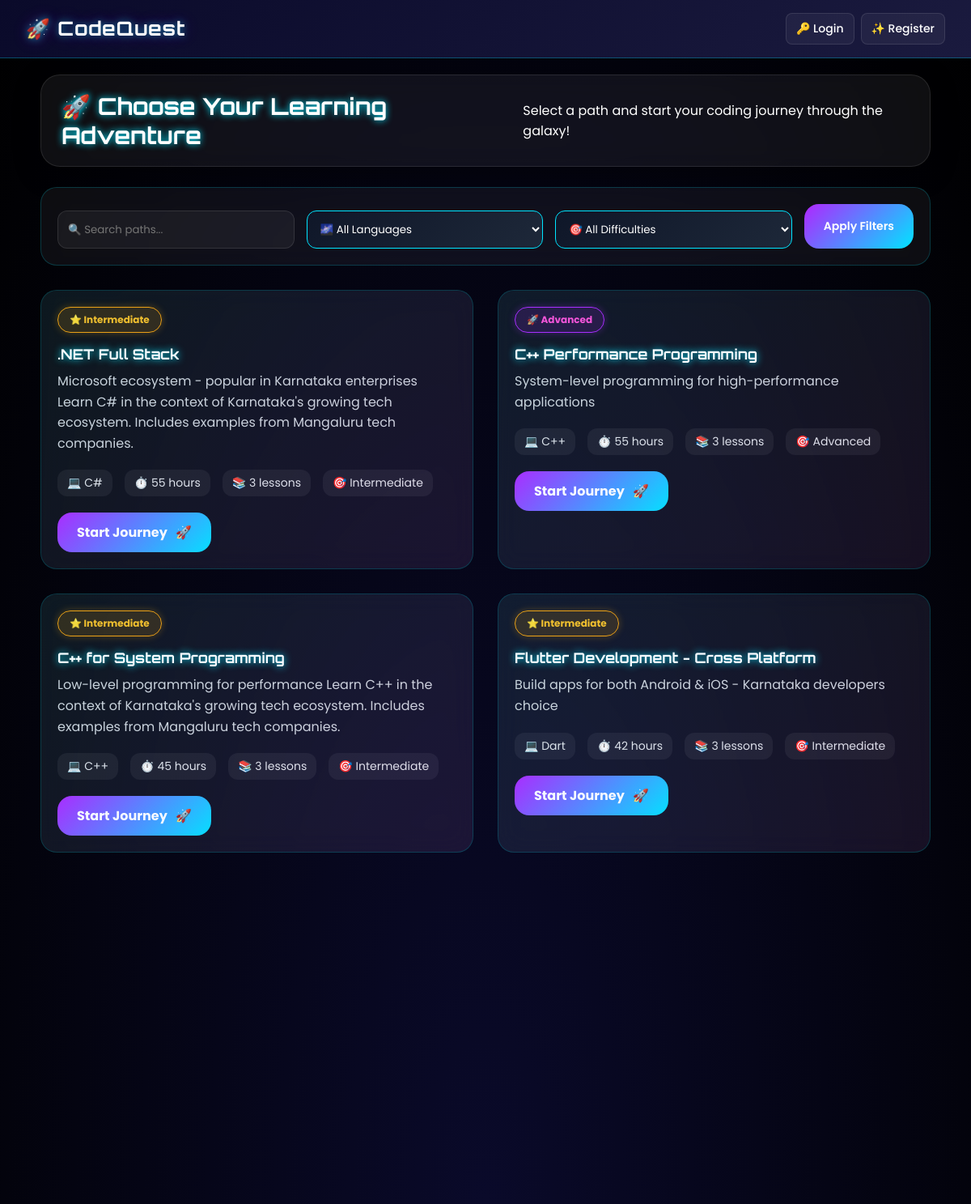
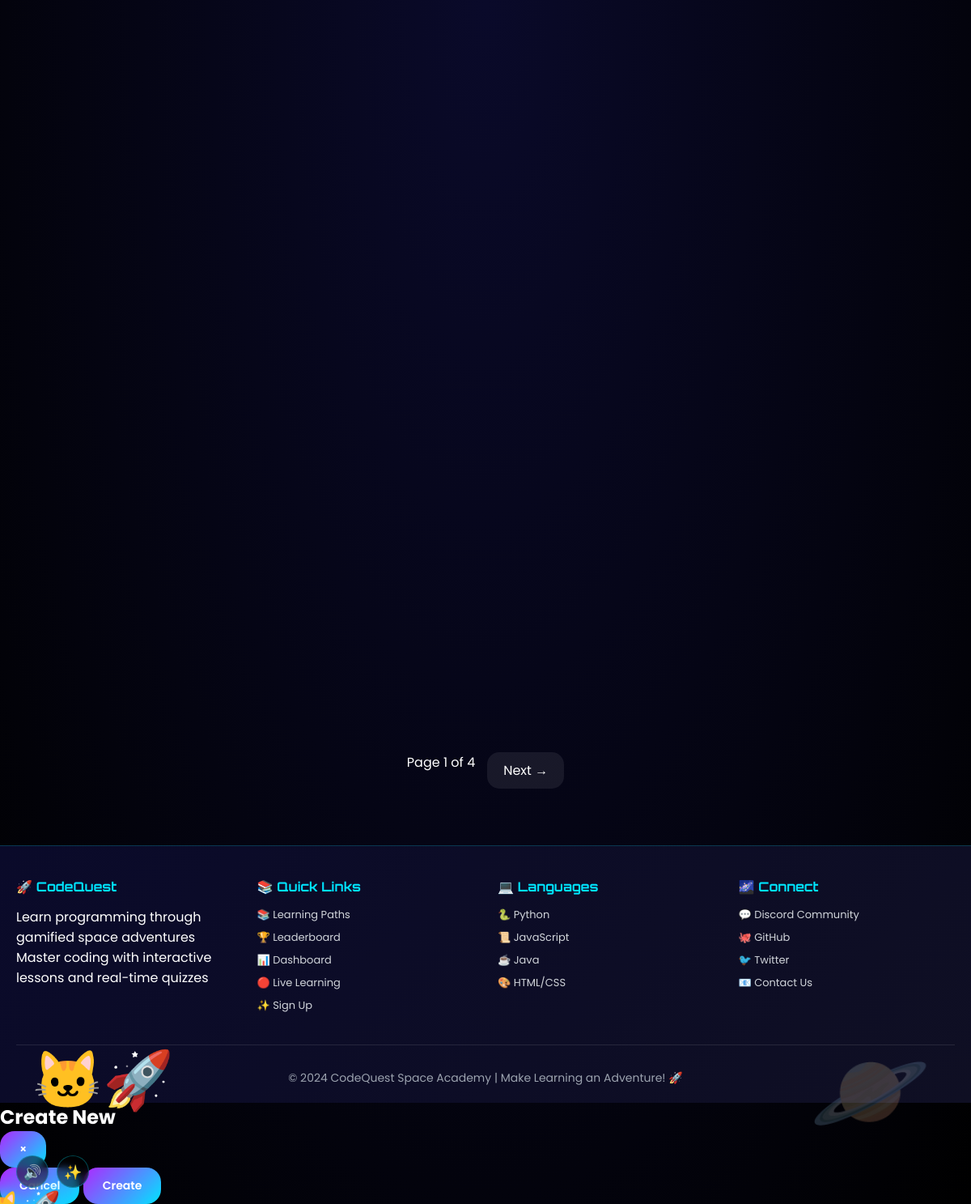
The page /learn/ on the database its author committed (2 pictures, top to bottom).
### base/models.py (models this page shows, shortened)
class UUIDTimeStampedModel(models.Model):
    id = models.UUIDField(primary_key=True, default=uuid.uuid4, editable=False)
    created_at = models.DateTimeField(auto_now_add=True, db_index=True)
    updated_at = models.DateTimeField(auto_now=True)
    class Meta:
        abstract = True

class LearningPath(UUIDTimeStampedModel):
    class Difficulty(models.TextChoices):
        BEGINNER = "BEGINNER", "Beginner"
        INTERMEDIATE = "INTERMEDIATE", "Intermediate"
        ADVANCED = "ADVANCED", "Advanced"
    language = models.ForeignKey(ProgrammingLanguage, on_delete=models.CASCADE, related_name="learning_paths")
    title = models.CharField(max_length=180)
    slug = models.SlugField(max_length=220, unique=True)
    description = models.TextField(blank=True)
    difficulty = models.CharField(max_length=30, choices=Difficulty.choices, default=Difficulty.BEGINNER)
    estimated_hours = models.PositiveIntegerField(default=0)
    is_active = models.BooleanField(default=True)
    class Meta:
        ordering = ["language", "title"]

class ProgrammingLanguage(UUIDTimeStampedModel):
    name = models.CharField(max_length=100, unique=True)
    slug = models.SlugField(max_length=120, unique=True)
    version = models.CharField(max_length=40, blank=True)
    compiler_key = models.CharField(max_length=80, blank=True)
    description = models.TextField(blank=True)
    icon = models.ImageField(upload_to="languages/icons/", blank=True, null=True)
    is_active = models.BooleanField(default=True)
    class Meta:
        ordering = ["name"]

### base/views.py (the view)
# urls.py: path("learn/", views.LearningPathsListView.as_view(), name="learning_paths"),
class LearningPathsListView(SearchFilterMixin, ListView):
    model = LearningPath
    template_name = "base/learning_paths.html"
    context_object_name = "learning_paths"
    paginate_by = 12
    search_fields = ("title", "description", "language__name")
    filter_fields = ("language", "difficulty", "is_active")
    def get_queryset(self):
        queryset = super().get_queryset()
        queryset = queryset.filter(is_active=True).select_related('language')
        return queryset
    def get_context_data(self, **kwargs):
        context = super().get_context_data(**kwargs)
        context['languages'] = ProgrammingLanguage.objects.filter(is_active=True)
        return context

### base/views.py (called while the page is built)
    def get_queryset(self):
        queryset = super().get_queryset()
        search_query = self.request.GET.get(self.search_param, "").strip()
        if search_query and self.search_fields:
            search_filter = Q()
            for field in self.search_fields:
                search_filter |= Q(**{f"{field}__icontains": search_query})
            queryset = queryset.filter(search_filter)
        for field in self.filter_fields:
            value = self.request.GET.get(field)
            if value not in (None, ""):
                queryset = queryset.filter(**{field: value})
        return queryset

    def get_context_data(self, **kwargs):
        context = super().get_context_data(**kwargs)
        context["search_query"] = self.request.GET.get(self.search_param, "").strip()
        context["active_filters"] = {
            field: self.request.GET.get(field, "") for field in self.filter_fields
        }
        return context

### templates/base/learning_paths.html (shortened to what this page needs)
{% extends 'base/base.html' %}
{% load static %}
{% block content %}
<div class="learning-paths-container">
    <div class="page-header">
        <h1>🚀 Choose Your Learning Adventure</h1>
        <p>Select a path and start your coding journey through the galaxy!</p>
    </div>
    <div class="filters-bar">
        <form method="get" class="filters-form">
            <input type="text" name="q" placeholder="🔍 Search paths..." value="{{ search_query }}" class="search-input">
            <select name="language" class="filter-select">
                <option value="">🌌 All Languages</option>
            </select>
            <select name="difficulty" class="filter-select">
                <option value="">🎯 All Difficulties</option>
            </select>
            <button type="submit" class="btn btn-primary">Apply Filters</button>
        </form>
    </div>
    <div class="learning-paths-grid">
        {% for path in learning_paths %}
        <div class="learning-path-card" onclick="location.href='{% url 'learning_path_detail' path.slug %}'">
            <div class="difficulty-badge {{ path.difficulty|lower }}">
                {% if path.difficulty == 'BEGINNER' %}🌱 Beginner
                {% elif path.difficulty == 'INTERMEDIATE' %}⭐ Intermediate
                {% else %}🚀 Advanced{% endif %}
            </div>
            <h3 class="path-title">{{ path.title }}</h3>
            <p class="path-description">{{ path.description|truncatewords:25 }}</p>
            <div class="path-stats">
                <span>💻 {{ path.language.name }}</span>
                <span>⏱️ {{ path.estimated_hours }} hours</span>
                <span>📚 {{ path.lessons.count }} lessons</span>
                <span>🎯 {{ path.get_difficulty_display }}</span>
            </div>
            <div class="path-footer">
                <a href="{% url 'learning_path_detail' path.slug %}" class="start-learning-btn">
                    Start Journey <span class="rocket">🚀</span>
                </a>
            </div>
        </div>
        {% empty %}
        <div class="no-results">
            <p>🌌 No learning paths found. Check back soon for new adventures!</p>
        </div>
        {% endfor %}
    </div>
    {% if is_paginated %}
    <div class="pagination">
        <span class="current-page">Page {{ page_obj.number }} of {{ page_obj.paginator.num_pages }}</span>
        {% if page_obj.has_next %}
            <a href="?page={{ page_obj.next_page_number }}" class="page-link">Next →</a>
        {% endif %}
    </div>
    {% endif %}
</div>
{% endblock %}

### templates/base/base.html (style rules this page uses)
* { margin: 0; padding: 0; box-sizing: border-box; }
body { font-family: 'Poppins', sans-serif; background: #0a0a2a; color: white; overflow-x: hidden; }

### rows shown on the page
LearningPath: shows "⭐ Intermediate", title ".NET Full Stack", description "Microsoft ecosystem - popular in Karnataka enterprises Learn C# in the context of Karnataka's growing tech ecosystem. Includes examples from Mangaluru tech companies.", language.name "C#", estimated_hours "55", lessons.count "3", difficulty "Intermediate"
LearningPath: shows "🚀 Advanced", title "C++ Performance Programming", description "System-level programming for high-performance applications", language.name "C++", estimated_hours "55", lessons.count "3", difficulty "Advanced"
LearningPath: shows "⭐ Intermediate", title "C++ for System Programming", description "Low-level programming for performance Learn C++ in the context of Karnataka's growing tech ecosystem. Includes examples from Mangaluru tech companies.", language.name "C++", estimated_hours "45", lessons.count "3", difficulty "Intermediate"
LearningPath: shows "⭐ Intermediate", title "Flutter Development - Cross Platform", description "Build apps for both Android & iOS - Karnataka developers choice", language.name "Dart", estimated_hours "42", lessons.count "3", difficulty "Intermediate"

### other values the page prints
{{ page_obj.number }} "1"
{{ page_obj.paginator.num_pages }} "4"
